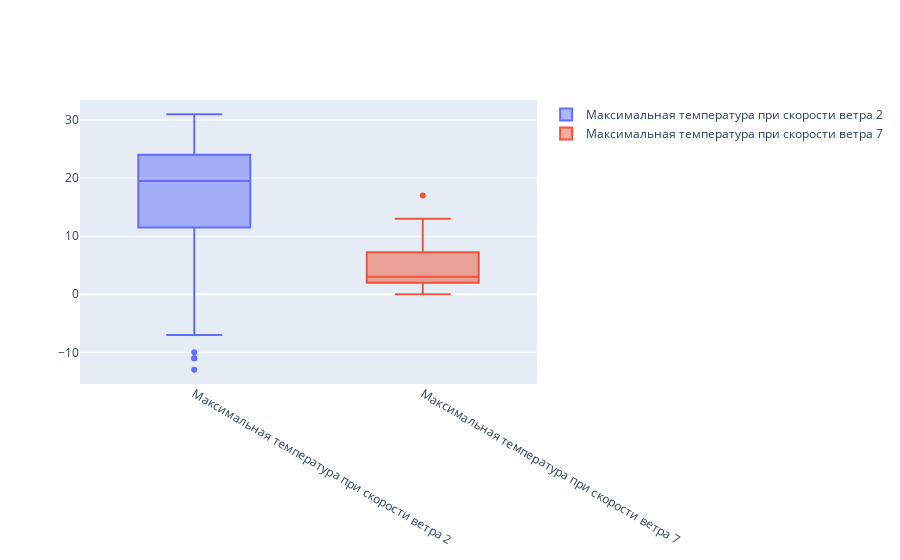

Notebook code cell kept with this figure:
### Code cell
data = []
data.append(
        go.Box(y=Domo2019[Domo2019['Скорость ветра']==2]['Максимальная температура'], 
               name='Максимальная температура при скорости ветра 2')
    )
data.append(
        go.Box(y=Domo2019[Domo2019['Скорость ветра']==7]['Максимальная температура'], 
               name='Максимальная температура при скорости ветра 7')
    )
iplot(data, show_link = False)

### Figure 1 — Plotly figure (JSON) as saved in the notebook; plotly's stock layout.template omitted (floating-point values rounded to 4 significant figures)
{"data": [{"name": "Максимальная температура при скорости ветра 2", "type": "box", "y": [-4, -5, -7, -10, -13, -11, -11, 12, 14, 17, 18, 22, 13, 22, 22, 24, 23, 29, 30, 30, 31, 29, 19, 30, 31, 18, 20, 18, 19, 25, 21, 26, 23, 22, 24, 23, 25, 17, 24, 24, 25, 13, 12, 11, 5, 4, -1, -1]}, {"name": "Максимальная температура при скорости ветра 7", "type": "box", "y": [0, 3, 3, 17, 8, 5, 13, 2, 4, 2, 0]}], "layout": {}}
